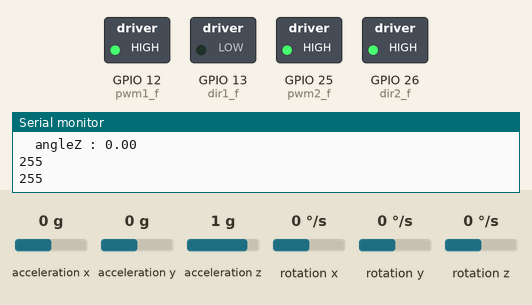
This program was run on a simulated ESP32. Parts: switched loads named in the program (green lamp = pin HIGH), the last lines printed to the serial monitor. Inputs (shaded band) come from the test bench; at power-on: rotation z 0 °/s, acceleration x 0 g, acceleration y 0 g, acceleration z 1 g, rotation x 0 °/s, rotation y 0 °/s.

Above: at 4.2 s.
4.3 s: rotation z set to -192 °/s
At 4.9 s:
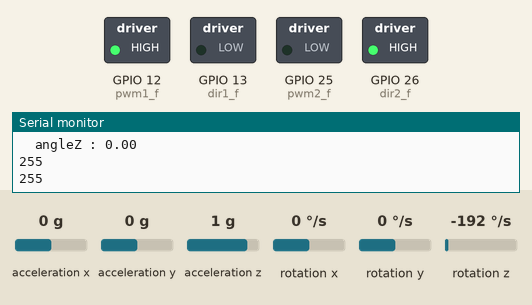
5.9 s: rotation z set to 84 °/s
8.9 s: rotation z set to 94 °/s
11.3 s: rotation z set to -100 °/s
At 12.82 s:
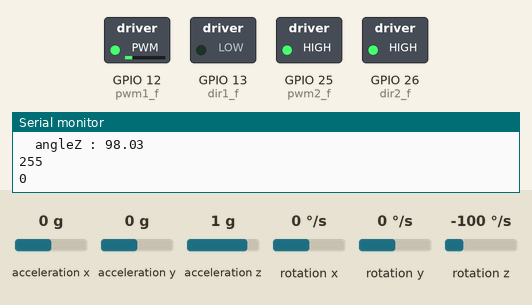
14.3 s: rotation z set to 192 °/s
At 14.93 s:
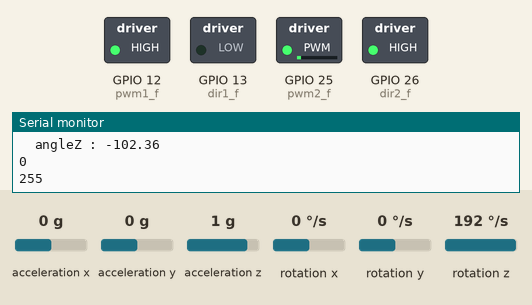
Timing chart, 0 to 17.2 s (numbered marks = the images above; inputs shaded):
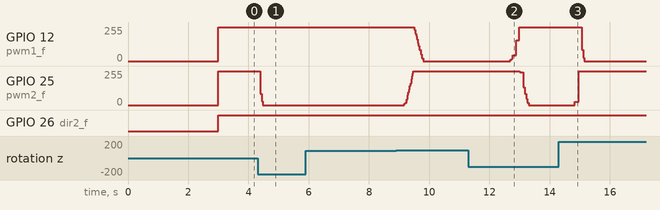

The program:

main.cpp
```cpp
#include <Arduino.h>
#include <MPU6050_tockn.h>
#include <Wire.h>

#define Kp 10  // experiment to determine this, start by something small that just makes your bot follow the line at a slow speed
#define Kd 100 // experiment to determine this, slowly increase the speeds and adjust this value. ( Note: Kp < Kd)
#define Ki 0


#define MaxSpeed 255   // max speed of the robot
#define BaseSpeed 255 // this is the speed at which the motors should spin when the robot is perfectly on the line

#define dir1_f 13
#define pwm1_f 12
#define dir2_f 26
#define pwm2_f 25
// #define dir1_b 26
// #define pwm1_b 25
// #define dir2_b 33
// #define pwm2_b 32


int P;
int I;
int D;
int rightMotorSpeed;
int leftMotorSpeed;
int lastError = 0;


MPU6050 mpu6050(Wire);

long timer = 0;
long timer1 =0;
long timer2 =0;


void move(int motor, int Speed, int Direction) {
  boolean inPin1 = HIGH;

  if (Direction == 1) {
    inPin1 = HIGH;
  }
  if (Direction == 0) {
    inPin1 = LOW;
  }

  if (motor == 0) {
    digitalWrite(dir1_f, inPin1);
    analogWrite(pwm1_f, Speed);
    // digitalWrite(dir2_b, inPin1);
    // analogWrite(pwm2_b, Speed);
    if(millis() - timer1 > 1000){
    Serial.println(Speed);
    timer1 = millis();
    }
  }
  if (motor == 1) {
    digitalWrite(dir2_f, inPin1);
    analogWrite(pwm2_f, Speed);
    // digitalWrite(dir2_b, inPin1);
    // analogWrite(pwm2_b, Speed);
    if(millis() - timer2 > 1000){
    Serial.println(Speed);
    timer2 = millis();
  }

  }
}

void setup() {
  Serial.begin(9600);
  Wire.begin();
  mpu6050.begin();
  mpu6050.calcGyroOffsets(true);

  pinMode(pwm1_f, OUTPUT);
  pinMode(dir1_f, OUTPUT);
  pinMode(pwm2_f, OUTPUT);
  pinMode(dir2_f, OUTPUT);
}

void loop() {
  mpu6050.update();

  if(millis() - timer > 1000){

    // Serial.print("temp : ");Serial.println(mpu6050.getTemp());
    // Serial.print("\taccX : ");Serial.print(mpu6050.getAccX());
    // Serial.print("\taccY : ");Serial.print(mpu6050.getAccY());
    // Serial.print("\taccZ : ");Serial.print(mpu6050.getAccZ());

    // Serial.print("\tgyroX : ");Serial.print(mpu6050.getGyroX());
    // Serial.print("\tgyroY : ");Serial.print(mpu6050.getGyroY());
    // Serial.print("\tgyroZ : ");Serial.println(mpu6050.getGyroZ());

    // Serial.print("\taccAngleX : ");Serial.print(mpu6050.getAccAngleX());
    // Serial.print("\taccAngleY : ");Serial.println(mpu6050.getAccAngleY());

    // Serial.print("\tgyroAngleX : ");Serial.print(mpu6050.getGyroAngleX());
    // Serial.print("\tgyroAngleY : ");Serial.print(mpu6050.getGyroAngleY());
    // Serial.print("\tgyroAngleZ : ");Serial.println(mpu6050.getGyroAngleZ());

    // Serial.print("\tangleX : ");Serial.print(mpu6050.getAngleX());
    // Serial.print("\tangleY : ");Serial.print(mpu6050.getAngleY());
    Serial.print("\tangleZ : ");Serial.println(mpu6050.getAngleZ());
    Serial.print("\n");
   // timer = millis();
   timer = millis();
  }

  int  error = mpu6050.getAngleZ() - 0;
  P = error;
  I = I + error;
  D = error - lastError;
  int motorSpeedDiff = Kp * P + Kd * D + Ki * I;
  lastError = error;

  rightMotorSpeed = BaseSpeed + motorSpeedDiff;
  leftMotorSpeed = BaseSpeed - motorSpeedDiff;


  if (rightMotorSpeed > MaxSpeed ) rightMotorSpeed = MaxSpeed; // prevent the motor from going beyond max speed
  if (leftMotorSpeed > MaxSpeed ) leftMotorSpeed = MaxSpeed; // prevent the motor from going beyond max speed
  if (rightMotorSpeed < 0)rightMotorSpeed = 0;
  if (leftMotorSpeed < 0)leftMotorSpeed = 0;

  move(1, rightMotorSpeed, 1);
  move(0, leftMotorSpeed, 0);

}
```

Measured:
- after the input at 4.3 s, GPIO 25 (pwm2_f): 255/255 → 0/255 after 0.09 s
- after the input at 11.3 s, GPIO 12 (pwm1_f): 0/255 → 45/255 after 1.4 s, → 155/255 0.19 s later, → 255/255 0.10 s later; GPIO 25 (pwm2_f): 255/255 → 245/255 after 1.7 s, → 0/255 0.11 s later
- after the input at 14.3 s, GPIO 12 (pwm1_f): 255/255 → 0/255 after 0.77 s; GPIO 25 (pwm2_f): 0/255 → 24/255 after 0.54 s, → 255/255 0.13 s later
